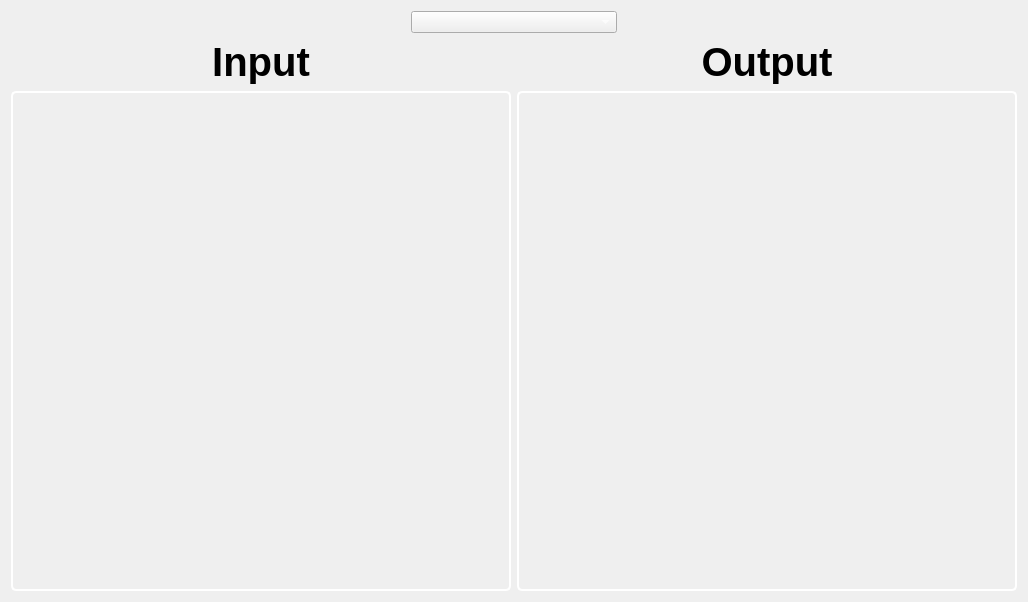
          <widget class="QWidget" name="tab">
           <attribute name="title">
            <string>Edge Detection</string>
           </attribute>
           <layout class="QVBoxLayout" name="verticalLayout_17">
            <item>
             <layout class="QHBoxLayout" name="horizontalLayout_9">
              <item>
               <spacer name="horizontalSpacer_4">
                <property name="orientation">
                 <enum>Qt::Horizontal</enum>
                </property>
                <property name="sizeType">
                 <enum>QSizePolicy::Fixed</enum>
                </property>
                <property name="sizeHint" stdset="0">
                 <size>
                  <width>400</width>
                  <height>20</height>
                 </size>
                </property>
               </spacer>
              </item>
              <item>
               <widget class="QComboBox" name="boxEdge">
                <property name="sizePolicy">
                 <sizepolicy hsizetype="Minimum" vsizetype="Fixed">
                  <horstretch>0</horstretch>
                  <verstretch>0</verstretch>
                 </sizepolicy>
                </property>
                <property name="styleSheet">
                 <string notr="true">color: white;</string>
                </property>
                <item>
                 <property name="text">
                  <string/>
                 </property>
                </item>
                <item>
                 <property name="text">
                  <string>Robarts</string>
                 </property>
                </item>
                <item>
                 <property name="text">
                  <string>Prewit</string>
                 </property>
                </item>
                <item>
                 <property name="text">
                  <string>Canny</string>
                 </property>
                </item>
                <item>
                 <property name="text">
                  <string>Soble</string>
                 </property>
                </item>
               </widget>
              </item>
              <item>
               <spacer name="horizontalSpacer_5">
                <property name="orientation">
                 <enum>Qt::Horizontal</enum>
                </property>
                <property name="sizeType">
                 <enum>QSizePolicy::Fixed</enum>
                </property>
                <property name="sizeHint" stdset="0">
                 <size>
                  <width>400</width>
                  <height>20</height>
                 </size>
                </property>
               </spacer>
              </item>
             </layout>
            </item>
            <item>
             <layout class="QHBoxLayout" name="horizontalLayout_18">
              <item>
               <layout class="QVBoxLayout" name="verticalLayout_15">
                <item>
                 <widget class="QLabel" name="label_20">
                  <property name="sizePolicy">
                   <sizepolicy hsizetype="Preferred" vsizetype="Fixed">
                    <horstretch>0</horstretch>
                    <verstretch>0</verstretch>
                   </sizepolicy>
                  </property>
                  <property name="styleSheet">
                   <string notr="true">font-size: 30pt;
font-weight: bold;
background: transparent;
</string>
                  </property>
                  <property name="text">
                   <string>Input</string>
                  </property>
                  <property name="alignment">
                   <set>Qt::AlignCenter</set>
                  </property>
                 </widget>
                </item>
                <item>
                 <widget class="QGraphicsView" name="graphicsView_5">
                  <property name="sizePolicy">
                   <sizepolicy hsizetype="Fixed" vsizetype="Fixed">
                    <horstretch>0</horstretch>
                    <verstretch>0</verstretch>
                   </sizepolicy>
                  </property>
                  <property name="minimumSize">
                   <size>
                    <width>500</width>
                    <height>500</height>
                   </size>
                  </property>
                  <property name="styleSheet">
                   <string notr="true">QFrame {
    border: 2px solid white;
    border-radius: 5px; /* Optional: Add border radius for rounded corners */
	background: transparent;
}</string>
                  </property>
                 </widget>
                </item>
               </layout>
              </item>
              <item>
               <layout class="QVBoxLayout" name="verticalLayout_16">
                <item>
                 <widget class="QLabel" name="label_21">
                  <property name="sizePolicy">
                   <sizepolicy hsizetype="Preferred" vsizetype="Fixed">
                    <horstretch>0</horstretch>
                    <verstretch>0</verstretch>
                   </sizepolicy>
                  </property>
                  <property name="styleSheet">
                   <string notr="true">font-size: 30pt;
font-weight: bold;
background: transparent;
</string>
                  </property>
                  <property name="text">
                   <string>Output</string>
                  </property>
                  <property name="alignment">
                   <set>Qt::AlignCenter</set>
                  </property>
                 </widget>
                </item>
                <item>
                 <widget class="QGraphicsView" name="graphicsView_6">
                  <property name="sizePolicy">
                   <sizepolicy hsizetype="Fixed" vsizetype="Fixed">
                    <horstretch>0</horstretch>
                    <verstretch>0</verstretch>
                   </sizepolicy>
                  </property>
                  <property name="minimumSize">
                   <size>
                    <width>500</width>
                    <height>500</height>
                   </size>
                  </property>
                  <property name="styleSheet">
                   <string notr="true">QFrame {
    border: 2px solid white;
    border-radius: 5px; /* Optional: Add border radius for rounded corners */
	background: transparent;
}</string>
                  </property>
                 </widget>
                </item>
               </layout>
              </item>
             </layout>
            </item>
           </layout>
          </widget>
